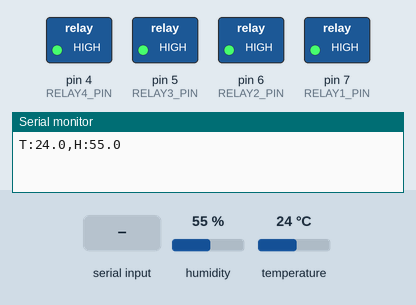
Recording of a sketch running on a simulated Arduino Uno, built with avr-gcc and run on an emulated ATmega328P. On the bench: switched loads named in the sketch (green lamp = pin HIGH), the last lines printed to the serial monitor. The test bench sets the inputs (shaded band); at power-on: temperature 24 °C, humidity 55 %.

Above: at 3.0 s.
3.1 s: "30,150\n" received over Serial
At 5.4 s:
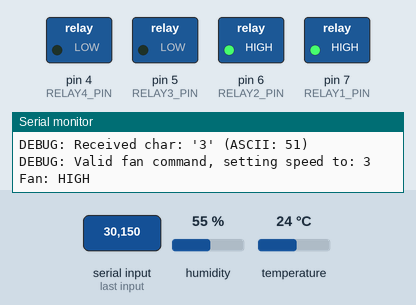
7.6 s: temperature set to 26 °C
11.7 s: temperature set to 30 °C
17.9 s: byte 98 ('b') received over Serial
At 19.4 s:
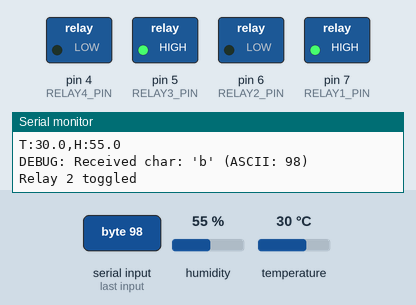
20.0 s: byte 97 ('a') received over Serial
At 21.7 s:
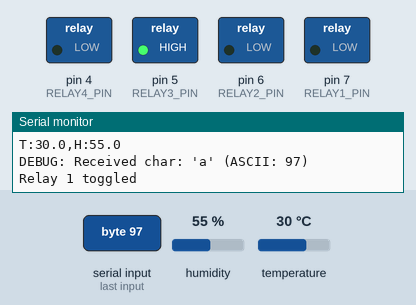
22.0 s: byte 99 ('c') received over Serial
At 23.4 s:
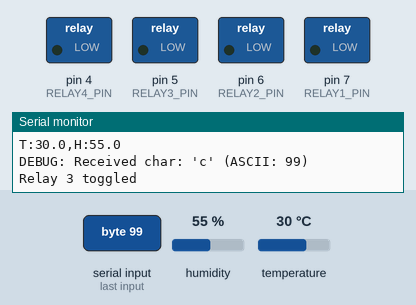
Timing chart, 0 to 25.0 s (numbered marks = the images above; inputs shaded):
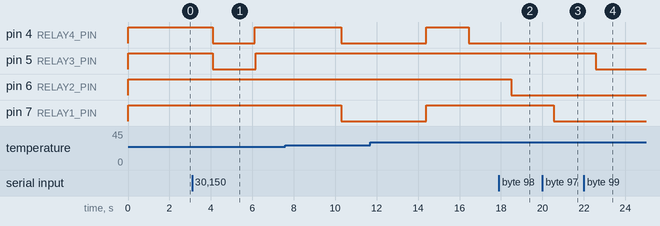

The sketch:

arduino_code.ino
```cpp
#include <DHT.h>

// DHT11 sensor
#define DHTPIN 2
#define DHTTYPE DHT11
DHT dht(DHTPIN, DHTTYPE);

// Relay pins
#define RELAY1_PIN 7  // Fan Speed 1 (Low)
#define RELAY2_PIN 6  // Fan Speed 2 (Medium)
#define RELAY3_PIN 5  // Fan Speed 3 (High)
#define RELAY4_PIN 4  // Temperature control relay

// Temperature settings for auto relay
#define TEMP_ON_THRESHOLD 28.0   // Turn ON when temp exceeds this (°C)
#define TEMP_OFF_THRESHOLD 25.0  // Turn OFF when temp drops below this (°C)

// Current states
int currentSpeed = 0;
bool tempRelayState = false;

void setup() {
  Serial.begin(9600);
  dht.begin();

  // Initialize relay pins
  pinMode(RELAY1_PIN, OUTPUT);
  pinMode(RELAY2_PIN, OUTPUT);
  pinMode(RELAY3_PIN, OUTPUT);
  pinMode(RELAY4_PIN, OUTPUT);

  // Turn all relays OFF (HIGH for NO relays)
  digitalWrite(RELAY1_PIN, HIGH);
  digitalWrite(RELAY2_PIN, HIGH);
  digitalWrite(RELAY3_PIN, HIGH);
  digitalWrite(RELAY4_PIN, HIGH);
}

void loop() {
  delay(2000);

  float humidity = dht.readHumidity();
  float temperature = dht.readTemperature();

  // Check if readings are valid
  if (isnan(humidity) || isnan(temperature)) {
    Serial.println("T:0.0,H:0.0");
    return;
  }

  // Send sensor data
  Serial.print("T:");
  Serial.print(temperature, 1);
  Serial.print(",H:");
  Serial.println(humidity, 1);

  // Auto temperature control with hysteresis
  if (temperature > TEMP_ON_THRESHOLD && !tempRelayState) {
    digitalWrite(RELAY4_PIN, LOW);  // Turn ON
    tempRelayState = true;
    Serial.println("Temp relay: ON");
  }
  else if (temperature < TEMP_OFF_THRESHOLD && tempRelayState) {
    digitalWrite(RELAY4_PIN, HIGH);  // Turn OFF
    tempRelayState = false;
    Serial.println("Temp relay: OFF");
  }

  // Check for serial commands from ESP32 (0-3 for fan speed)
  if (Serial.available() > 0) {
    char cmd = Serial.read();
    Serial.print("DEBUG: Received char: '");
    Serial.print(cmd);
    Serial.print("' (ASCII: ");
    Serial.print((int)cmd);
    Serial.println(")");

    if (cmd >= '0' && cmd <= '3') {
      Serial.print("DEBUG: Valid fan command, setting speed to: ");
      Serial.println(cmd - '0');
      setFanSpeed(cmd - '0');
    }
    else if (cmd == '\n' || cmd == '\r') {
      Serial.println("DEBUG: Newline/carriage return received");
    }
    // Manual relay testing
    else if (cmd == 'a') {
      digitalWrite(RELAY1_PIN, !digitalRead(RELAY1_PIN));
      Serial.println("Relay 1 toggled");
    }
    else if (cmd == 'b') {
      digitalWrite(RELAY2_PIN, !digitalRead(RELAY2_PIN));
      Serial.println("Relay 2 toggled");
    }
    else if (cmd == 'c') {
      digitalWrite(RELAY3_PIN, !digitalRead(RELAY3_PIN));
      Serial.println("Relay 3 toggled");
    }
    else if (cmd == 'd') {
      digitalWrite(RELAY4_PIN, !digitalRead(RELAY4_PIN));
      Serial.println("Relay 4 toggled");
    }
    else {
      Serial.print("DEBUG: Unknown command: '");
      Serial.print(cmd);
      Serial.println("'");
    }
  }
}

void setFanSpeed(int speed) {
  // Turn all fan relays OFF
  digitalWrite(RELAY1_PIN, HIGH);
  digitalWrite(RELAY2_PIN, HIGH);
  digitalWrite(RELAY3_PIN, HIGH);

  // Turn on selected speed and relay 4
  switch(speed) {
    case 1:
      digitalWrite(RELAY1_PIN, LOW);
      digitalWrite(RELAY4_PIN, LOW);  // Turn on relay 4
      Serial.println("Fan: LOW");
      break;
    case 2:
      digitalWrite(RELAY2_PIN, LOW);
      digitalWrite(RELAY4_PIN, LOW);  // Turn on relay 4
      Serial.println("Fan: MEDIUM");
      break;
    case 3:
      digitalWrite(RELAY3_PIN, LOW);
      digitalWrite(RELAY4_PIN, LOW);  // Turn on relay 4
      Serial.println("Fan: HIGH");
      break;
    default:
      digitalWrite(RELAY4_PIN, HIGH);  // Turn off relay 4 when fan is off
      Serial.println("Fan: OFF");
      break;
  }

  currentSpeed = speed;

  // Update tempRelayState to reflect manual control
  tempRelayState = (speed > 0);
}
```

Measured:
- after the input at 3.1 s, pin 4 (RELAY4_PIN): HIGH → LOW after 0.98 s, → HIGH 2.0 s later; pin 5 (RELAY3_PIN): HIGH → LOW after 0.98 s, → HIGH 2.1 s later
- after the input at 17.9 s, pin 6 (RELAY2_PIN): HIGH → LOW after 0.61 s
- after the input at 20.0 s, pin 7 (RELAY1_PIN): HIGH → LOW after 0.54 s
- after the input at 22.0 s, pin 5 (RELAY3_PIN): HIGH → LOW after 0.57 s
